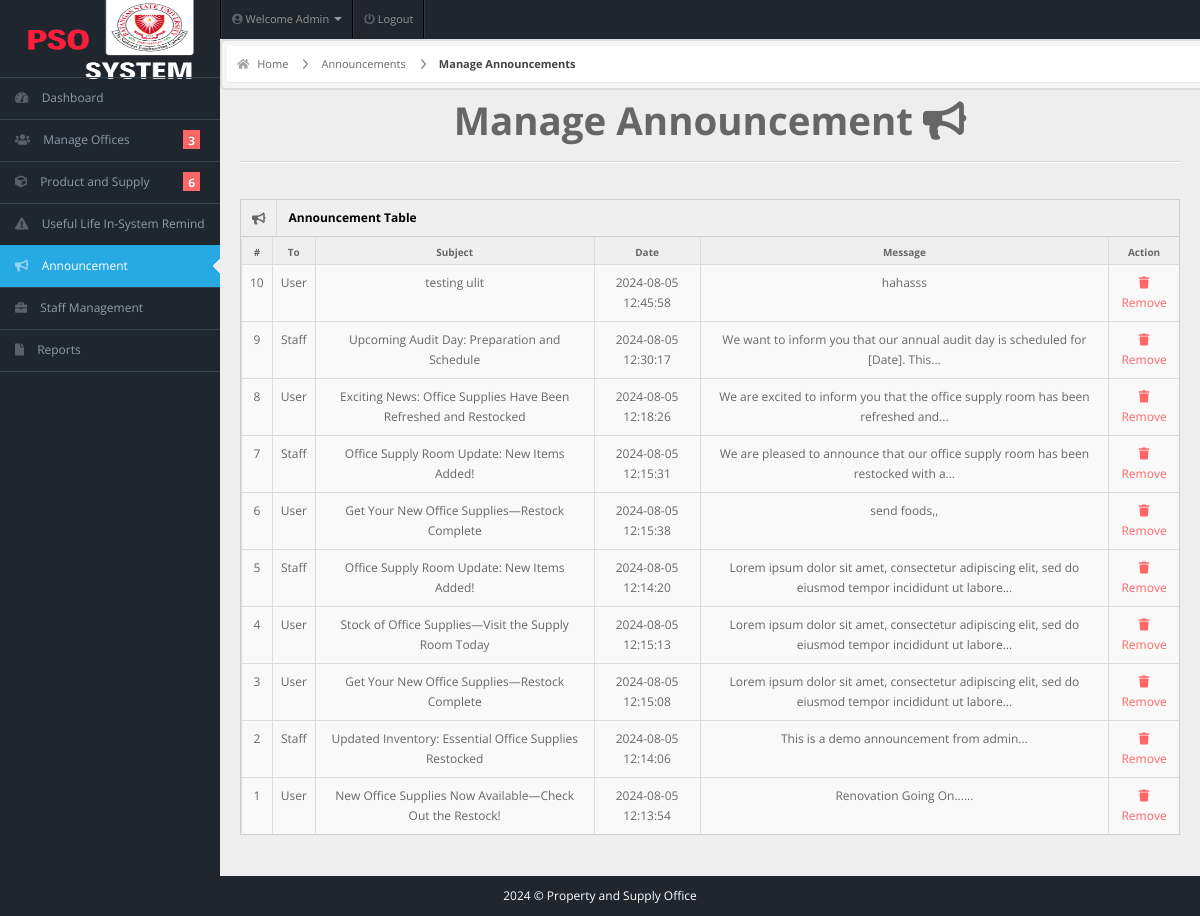
Before: /admin/manage-announcement.php (signed in) with the older database file.
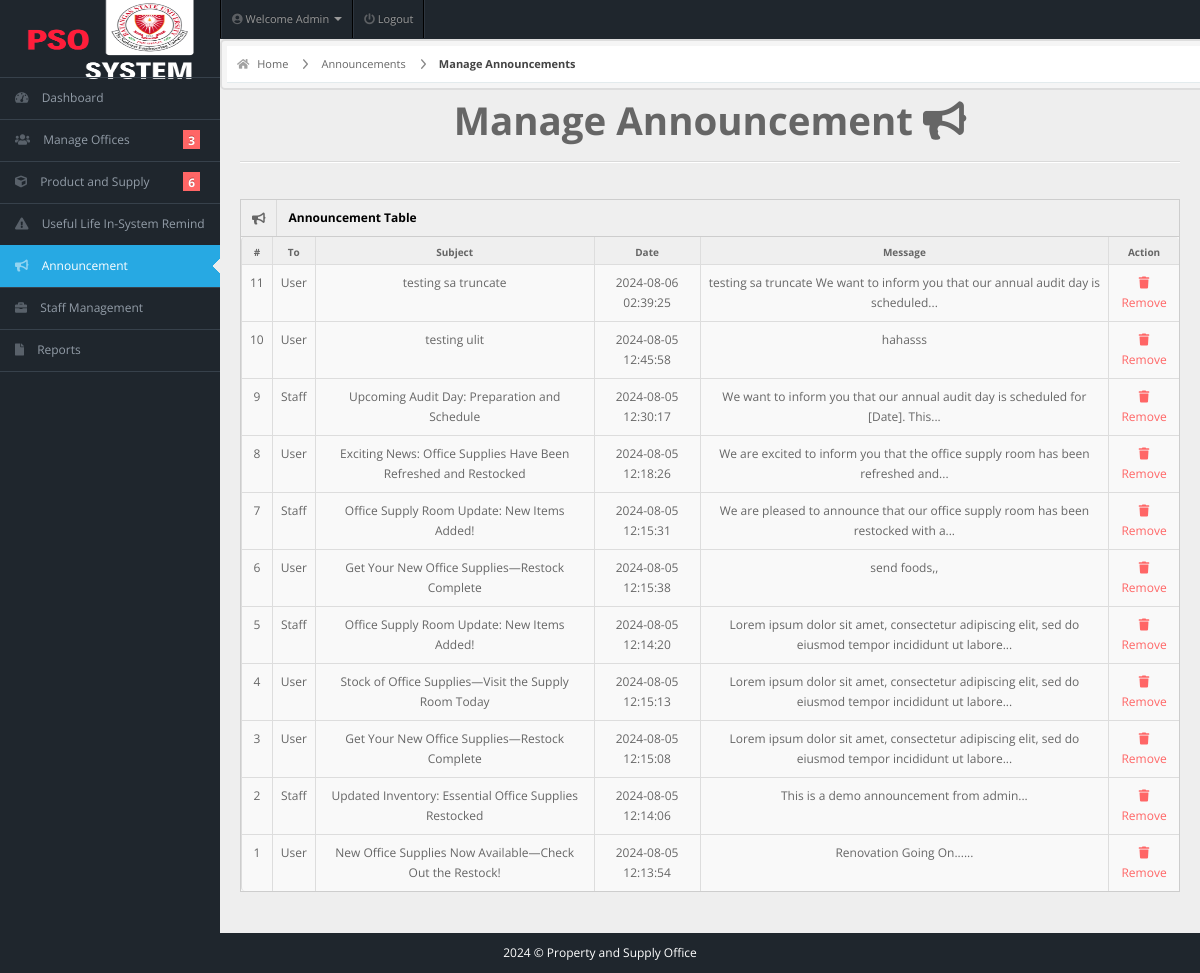
After: the same page with the newer database file.
### tables this page shows
CREATE TABLE IF NOT EXISTS `announcements` (
  `id` int NOT NULL AUTO_INCREMENT,
  `toWho` varchar(255) NOT NULL,
  `subject` varchar(255) NOT NULL,
  `message` varchar(1000) NOT NULL,
  `date` timestamp NOT NULL,
  PRIMARY KEY (`id`)
);

### admin/manage-announcement.php (the view, shortened to what this page needs)
<!DOCTYPE html>
<html lang="en">
<head>
  <link rel="stylesheet" href="../css/bootstrap.min.css" />
  <link rel="stylesheet" href="../css/bootstrap-responsive.min.css" />
  <link rel="stylesheet" href="../css/fullcalendar.css" />
  <link rel="stylesheet" href="../css/matrix-style.css" />
  <link rel="stylesheet" href="../css/matrix-media.css" />
  <link href="../font-awesome/css/fontawesome.css" rel="stylesheet" />
  <link href="../font-awesome/css/all.css" rel="stylesheet" />
  <link rel="stylesheet" href="../css/jquery.gritter.css" />
</head>
<body>
  <?php include 'includes/topheader.php' ?>
  <?php $page = "announcement";
  include 'includes/sidebar.php' ?>
  <div id="content">
    <div id="content-header">
      <div id="breadcrumb"> <a href="index.php" title="Go to Home" class="tip-bottom"><i class="fas fa-home"></i> Home</a>
        <a href="announcement.php">Announcements</a>
        <a href="#" class="current">Manage Announcements</a>
      </div>
    </div>
    <div class="container-fluid">
      <h1 class="text-center">Manage Announcement <i class="fas fa-bullhorn"></i></h1>
      <hr>
      <div class="row-fluid">
        <div class="span12">
          <div class='widget-box'>
            <div class='widget-title'> <span class='icon'> <i class='fas fa-bullhorn'></i> </span>
              <h5 style="color: black;">Announcement Table</h5>
            </div>
            <div class='widget-content nopadding'>
              <?php
              $qry = "SELECT * FROM announcements ORDER BY id DESC";
              $result = mysqli_query($conn, $qry);
              echo "<table class='table table-bordered table-hover'>
          <thead>
            <tr>
              <th>#</th>
              <th>To</th>
              <th>Subject</th>
              <th>Date</th>
              <th>Message</th>
              <th>Action</th>
            </tr>
          </thead>
          <tbody>";
              $totalRows = mysqli_num_rows($result);
              $cnt = $totalRows;
              while ($row = mysqli_fetch_array($result)) {
                $message = implode(' ', array_slice(explode(' ', $row['message']), 0, 15));
                $message = strlen($row['message']) > 15 ? $message . "..." : $message;
                echo "<tr>
              <td><div class='text-center'>" . $cnt . "</div></td>
              <td><div class='text-center'>" . $row['toWho'] . "</div></td>
              <td><div class='text-center'>" . $row['subject'] . "</div></td>
              <td><div class='text-center'>" . $row['date'] . "</div></td>
              <td><div class='text-center'>" . $message . "</div></td>
              <td><div class='text-center'><a href='actions/remove-announcement.php?id=" . $row['id'] . "' style='color:#F66;' ><i class='fas fa-trash'></i> Remove</a></div></td></tr>";
                $cnt--;
              }
              echo "</tbody>
      </table>";
              ?>
            </div>
          </div>
        </div>
      </div>
    </div>
  </div>
  <?php
  include 'includes/footer.php';
  ?>
</body>
</html>

### admin/includes/topheader.php (shortened to what this page needs)
<div id="header">
  <img class="logo-large" src="../img/header_logo.png" alt="Logo" style="width: 200px; height: 80px;">
</div>
<div id="user-nav" class="navbar navbar-inverse">
  <ul class="nav right">
    <li class="dropdown" id="profile-messages">
      <a title="" href="#" data-toggle="dropdown" data-target="#profile-messages" class="dropdown-toggle">
        <i class="fas fa-user-circle"></i> <span class="text"> Welcome Admin </span><b class="caret"></b>
      </a>
    </li>
    <li class=""><a title="" href="../logout.php"><i class="fas fa-power-off"></i> <span class="text">Logout</span></a></li>
  </ul>
</div>

### admin/includes/sidebar.php (shortened to what this page needs)
<div id="sidebar"><a href="#" class="visible-phone"><i class="fas fa-home"></i> Dashboard</a>
  <ul>
    <li class="<?php if ($page == 'dashboard') {
                  echo 'active';
                } ?>"><a href="index.php"><i class="fas fa-tachometer-alt"></i> <span>Dashboard</span></a> </li>
    <li class="submenu"> <a href="#"><i class="fas fa-users"></i> <span>Manage Offices</span> <span class="label label-important"><?php include 'dashboard-usercount.php'; ?> </span></a>
    </li>
    <li class="submenu"> <a href="#"><i class="fas fa-cube"></i> <span>Product and Supply</span> <span class="label label-important"><?php include 'dashboard-equipcount.php'; ?> </span></a>
    </li>
    <li class="<?php if ($page == 'payment') {
                  echo 'active';
                } ?>"><a href="payment.php"><i class="fas fa-exclamation-triangle"></i> <span>Useful Life In-System Remind</span></a></li>
    <li class="<?php if ($page == 'announcement') {
                  echo 'active';
                } ?>"><a href="announcement.php"><i class="fas fa-bullhorn"></i> <span>Announcement</span></a></li>
    <li class="<?php if ($page == 'staff-management') {
                  echo 'active';
                } ?>"><a href="staffs.php"><i class="fas fa-briefcase"></i> <span>Staff Management</span></a></li>
    <li class="submenu"> <a href="#"><i class="fas fa-file"></i> <span>Reports</span></a>
    </li>
  </ul>
</div>

### admin/dashboard-usercount.php (shortened to what this page needs)
<?php
$servername = "localhost";
$uname = "root";
$pass = "";
$db = "pso_inventory";
$conn = mysqli_connect($servername, $uname, $pass, $db);
$sql = "SELECT * FROM members";
$query = $conn->query($sql);
echo "$query->num_rows";

### admin/dashboard-equipcount.php (shortened to what this page needs)
<?php
$servername = "localhost";
$uname = "root";
$pass = "";
$db = "pso_inventory";
$conn = mysqli_connect($servername, $uname, $pass, $db);
$sql = "SELECT * FROM equipment";
$query = $conn->query($sql);
echo "$query->num_rows";
?>

### admin/includes/footer.php (shortened to what this page needs)
<div class="row-fluid">
    <div id="footer" class="span12"> <?php echo date("Y"); ?> &copy; Property and Supply Office</a> </div>
</div>

### css/matrix-style.css (style rules this page uses)
* { outline: none !important; -moz-outline: none !important; }
html, body { height: 100%; }
body { overflow-x: hidden; margin-top: -10px; font-family: "Open Sans", sans-serif; font-size: 12px; color: #666; }
a { color: #666; }
select, textarea, input[type="text"], input[type="password"], input[type="datetime"], input[type="datetime-local"], input[type="date"], input[type="month"], input[type="time"], input[type="week"], input[type="number"], input[type="email"], input[type="url"], input[type="search"], input[type="tel"], input[type="color"], .uneditable-input, .label, .dropdown-menu, .btn, .well, .progress, .table-bordered, .btn-group > .btn:first-child, .btn-group > .btn:last-child, .btn-group > .btn:last-child, .btn-group > .dropdown-toggle, .alert { border-radius: 0px; }
#footer { padding: 10px; text-align: center; }
hr { border-top-color: #dadada; }
.label-important, .badge-important { background: #f74d4d; }
#header { height: 77px; position: relative; width: 100%; z-index: -9; }
#user-nav { position: absolute; left: 220px; top: 0px; z-index: 20; margin: 0; }
#user-nav > ul { margin: 0; padding: 0; list-style: none; border-right: 1px solid #2e363f; border-left: 1px solid #000; }
#user-nav > ul > li { float: left; list-style-type: none; margin: 0; position: relative; padding: 0; border-left: 1px solid #2e363f; border-right: 1px solid #000; }
#user-nav > ul > li > a { padding: 9px 10px; display: block; font-size: 11px; }
#user-nav > ul > li > a > i, #sidebar li a i { opacity: 0.5; margin-top: 2px; }
#sidebar { display: block; float: left; position: relative; width: 220px; z-index: 16; }
#sidebar > ul { list-style: none; margin: 0px 0 0; padding: 0; position: absolute; width: 220px; }
#sidebar > ul > li { display: block; position: relative; }
#sidebar > ul > li > a { padding: 10px 0 10px 15px; display: block; color: #939da8; }
#sidebar > ul > li > a > i { margin-right: 10px; }
#sidebar > ul > li.active > a { background: url("../img/menu-active.png") no-repeat scroll right center transparent !important; text-decoration: none; }
#sidebar > ul > li > a > .label { margin: 0 20px 0 0; float: right; padding: 3px 5px 2px; }
#content { background: none repeat scroll 0 0 #eeeeee; margin-left: 220px; margin-right: 0; padding-bottom: 25px; position: relative; min-height: 100%; width: auto; }
#content-header { position: abslute; width: 100%; margin-top: -38px; z-index: 20; }
#breadcrumb { background-color: #fff; border-bottom: 1px solid #e3ebed; }
#breadcrumb a { padding: 8px 20px 8px 10px; display: inline-block; background-image: url("../img/breadcrumb.png"); background-position: center right; background-repeat: no-repeat; font-size: 11px; color: #666666; }
#breadcrumb a:last-child { background-image: none; }
#breadcrumb a.current { font-weight: bold; color: #444444; }
#breadcrumb a i { margin-right: 5px; opacity: 0.6; }
.widget-box { background: none repeat scroll 0 0 #f9f9f9; border-left: 1px solid #cdcdcd; border-top: 1px solid #cdcdcd; border-right: 1px solid #cdcdcd; clear: both; margin-top: 16px; margin-bottom: 16px; position: relative; }
.widget-title, .modal-header, .table th, div.dataTables_wrapper .ui-widget-header { background: #efefef; border-bottom: 1px solid #cdcdcd; height: 36px; }
.widget-title span.icon { padding: 9px 10px 7px 11px; float: left; border-right: 1px solid #dadada; }
.widget-title h5 { color: #666; float: left; font-size: 12px; font-weight: bold; padding: 12px; line-height: 12px; margin: 0; }
.widget-content { padding: 15px; border-bottom: 1px solid #cdcdcd; }
.table th { height: auto; font-size: 10px; padding: 5px 10px 2px; border-bottom: 0; text-align: center; color: #666666; }
.nopadding { padding: 0 !important; }
.nopadding .table { margin-bottom: 0; }
.nopadding .table-bordered { border: 0; }

### css/matrix-media.css (style rules this page uses)
body { background:#2E363F; }
#header { background-color: #1f262d; margin-top:10px; }
#sidebar > ul { border-bottom: 1px solid #37414b }
#sidebar > ul > li { border-top: 1px solid #37414b; border-bottom: 1px solid #1f262d; }
#sidebar > ul > li.active { background-color: #27a9e3; border-bottom: 1px solid #27a9e3; border-top: 1px solid #27a9e3; }
#sidebar > ul > li.active a { color:#fff; text-decoration:none; }
#sidebar > ul > li > a > .label { background-color:#F66; }

### admin/includes/topheader.php (style rules this page uses)
#header img { position: absolute; left: 10px; margin-bottom: 20px; }
#content #content-header { border: 2px solid #ddd; padding: 5px; background-color: #f5f5f5; border-radius: 5px; }

### admin/includes/footer.php (style rules this page uses)
#footer { color: white; }

Changed rows visible on the page:
added announcements: toWho "User", subject "testing sa truncate", date "2024-08-06 02:39:25", message "testing sa truncate We want to inform you that our annual audit day is scheduled..."
